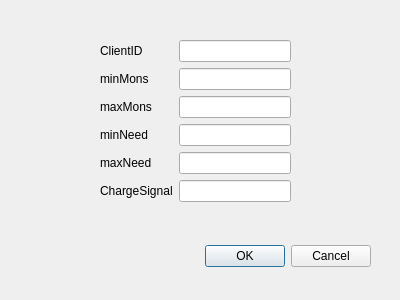
<?xml version="1.0" encoding="UTF-8"?>
<ui version="4.0">
 <class>CostManageDialog</class>
 <widget class="QDialog" name="CostManageDialog">
  <property name="geometry">
   <rect>
    <x>0</x>
    <y>0</y>
    <width>400</width>
    <height>300</height>
   </rect>
  </property>
  <property name="windowTitle">
   <string>Dialog</string>
  </property>
  <widget class="QDialogButtonBox" name="buttonBox">
   <property name="geometry">
    <rect>
     <x>30</x>
     <y>240</y>
     <width>341</width>
     <height>32</height>
    </rect>
   </property>
   <property name="orientation">
    <enum>Qt::Horizontal</enum>
   </property>
   <property name="standardButtons">
    <set>QDialogButtonBox::Cancel|QDialogButtonBox::Ok</set>
   </property>
  </widget>
  <widget class="QWidget" name="formLayoutWidget">
   <property name="geometry">
    <rect>
     <x>100</x>
     <y>40</y>
     <width>191</width>
     <height>204</height>
    </rect>
   </property>
   <layout class="QFormLayout" name="formLayout">
    <item row="0" column="0">
     <widget class="QLabel" name="label">
      <property name="text">
       <string>ClientID</string>
      </property>
     </widget>
    </item>
    <item row="0" column="1">
     <widget class="QLineEdit" name="lineEdit_ClientID"/>
    </item>
    <item row="1" column="0">
     <widget class="QLabel" name="label_2">
      <property name="text">
       <string>minMons</string>
      </property>
     </widget>
    </item>
    <item row="1" column="1">
     <widget class="QLineEdit" name="lineEdit_minMons"/>
    </item>
    <item row="2" column="0">
     <widget class="QLabel" name="label_3">
      <property name="text">
       <string>maxMons</string>
      </property>
     </widget>
    </item>
    <item row="2" column="1">
     <widget class="QLineEdit" name="lineEdit_maxMons"/>
    </item>
    <item row="3" column="0">
     <widget class="QLabel" name="label_4">
      <property name="text">
       <string>minNeed</string>
      </property>
     </widget>
    </item>
    <item row="3" column="1">
     <widget class="QLineEdit" name="lineEdit_minNeed"/>
    </item>
    <item row="5" column="1">
     <widget class="QLineEdit" name="lineEdit_ChargeSignal"/>
    </item>
    <item row="5" column="0">
     <widget class="QLabel" name="label_6">
      <property name="text">
       <string>ChargeSignal</string>
      </property>
     </widget>
    </item>
    <item row="4" column="0">
     <widget class="QLabel" name="label_5">
      <property name="text">
       <string>maxNeed</string>
      </property>
     </widget>
    </item>
    <item row="4" column="1">
     <widget class="QLineEdit" name="lineEdit_maxNeed"/>
    </item>
   </layout>
  </widget>
 </widget>
 <resources/>
 <connections>
  <connection>
   <sender>buttonBox</sender>
   <signal>accepted()</signal>
   <receiver>CostManageDialog</receiver>
   <slot>accept()</slot>
   <hints>
    <hint type="sourcelabel">
     <x>248</x>
     <y>254</y>
    </hint>
    <hint type="destinationlabel">
     <x>157</x>
     <y>274</y>
    </hint>
   </hints>
  </connection>
  <connection>
   <sender>buttonBox</sender>
   <signal>rejected()</signal>
   <receiver>CostManageDialog</receiver>
   <slot>reject()</slot>
   <hints>
    <hint type="sourcelabel">
     <x>316</x>
     <y>260</y>
    </hint>
    <hint type="destinationlabel">
     <x>286</x>
     <y>274</y>
    </hint>
   </hints>
  </connection>
 </connections>
</ui>
